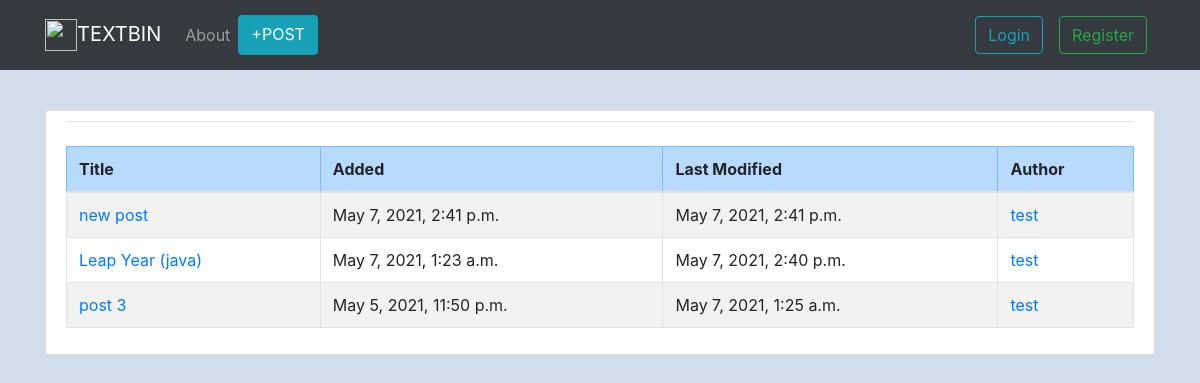
The app's page /user/test, older data.
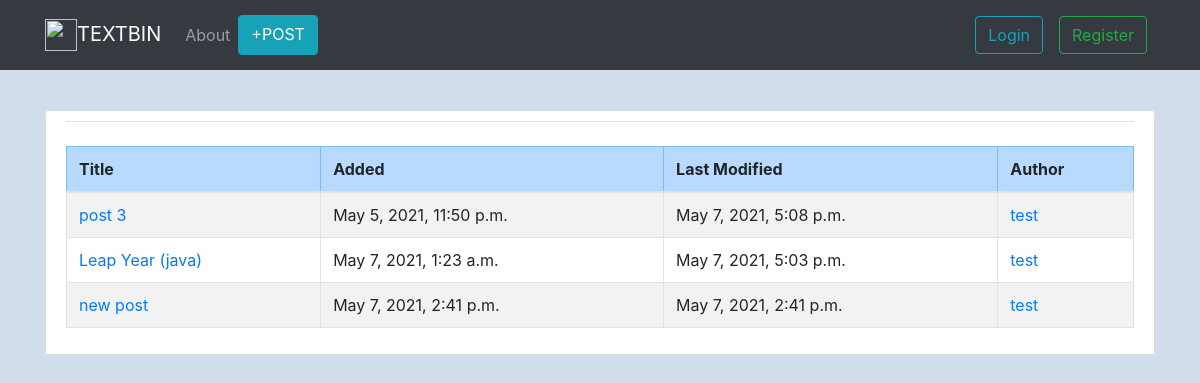
The same page, newer data.
### post/models.py (models this page shows, shortened)
class Post(models.Model):
    title = models.CharField(max_length=100)
    content = models.TextField()
    date_posted = models.DateTimeField(default=timezone.now)
    date_updated = models.DateTimeField(default=timezone.now)
    author = models.ForeignKey(User, on_delete=models.CASCADE, blank=True, null=True)

### post/views.py (the view)
# urls.py: path("user/<str:username>", views.UserPostListView.as_view(), name="user-posts"),
class UserPostListView(ListView):
    model = Post
    template_name = "post/user_posts.html"
    context_object_name = "posts"
    ordering = ["-date_updated"]
    def get_queryset(self):
        user = get_object_or_404(User, username=self.kwargs.get("username"))
        return Post.objects.filter(author=user).order_by("-date_updated")

### post/templates/post/user_posts.html
{% extends "post/base.html" %}
{% block content %}
<div class="content-section">
    <legend class="border-bottom mb-4 text-center text-info"><b></b></legend>
    <table class="table table-hover table-bordered table-striped">
        <thead>
            <tr class="table-primary">
                <th>Title</th>
                <th>Added</th>
                <th>Last Modified</th>
                <th>Author</th>
            </tr>
        </thead>
        <tbody>
            {% for post in posts %}
            <tr>
                <td><a href="{% url 'post-detail' post.id %}">{{post.title}}</a></td>
                <td>{{post.date_posted}}</td>
                <td>{{post.date_updated}}</td>
                <td><a href="{% url 'user-posts' post.author.username %}">{{post.author}}</a></td>
            </tr>
            {% endfor %}
        </tbody>
    </table>
</div>
{% endblock content %}

Row changes from the older to the newer data that the page shows:
changed Post "post 3": date_updated "May 7, 2021, 1:25 a.m." → "May 7, 2021, 5:08 p.m."; moves up the list
changed Post "Leap Year (java)": date_updated "May 7, 2021, 2:40 p.m." → "May 7, 2021, 5:03 p.m."; moves down the list
